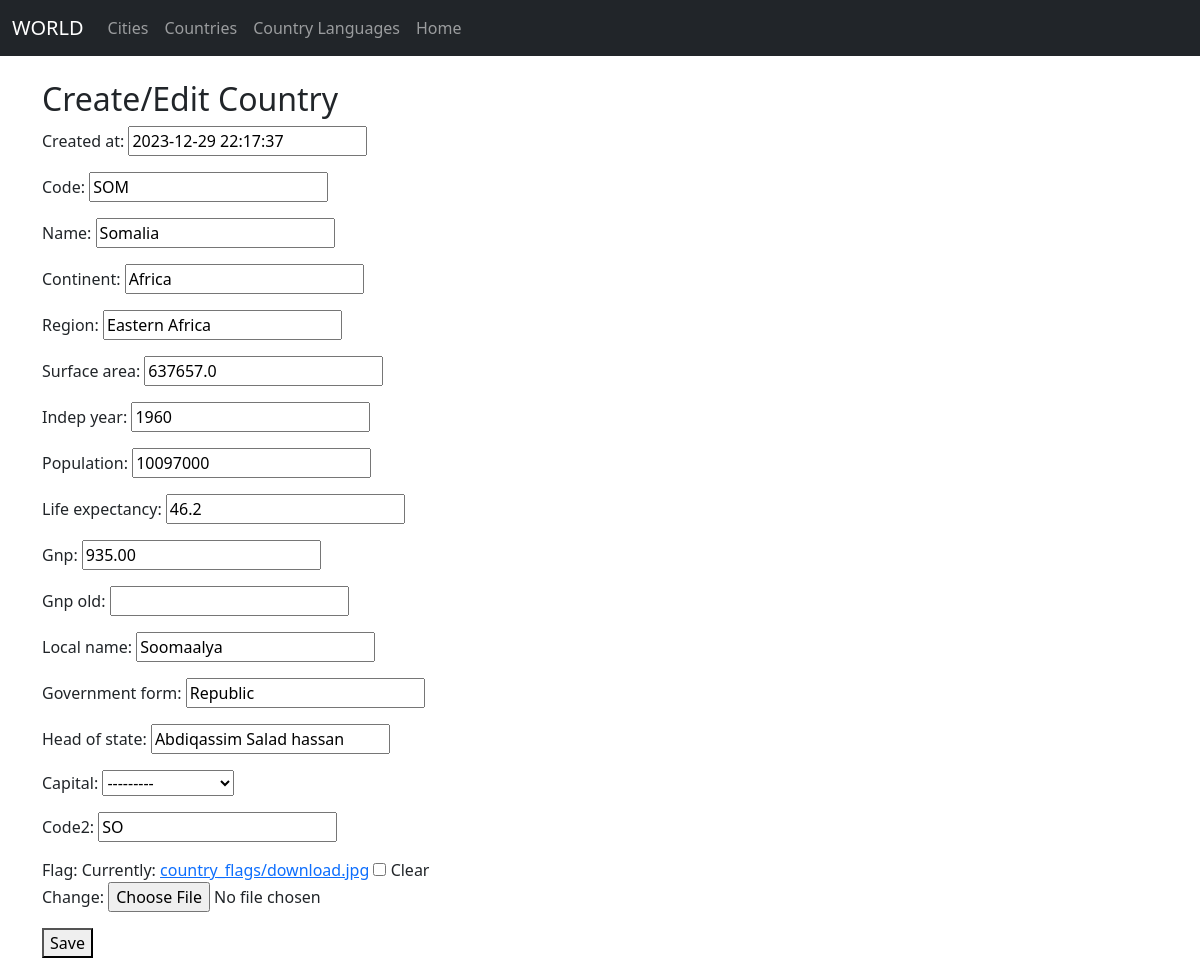
Screenshot of /country-languages/countries/5/edit/ with the database file from the repository.
### myapp/models.py (models this page shows, shortened)
class BaseModel(models.Model):
    created_at = models.DateTimeField(default=timezone.now)
    updated_at = models.DateTimeField(auto_now=True)
    class Meta:
        abstract = True
        app_label = 'myapp'

class Country(BaseModel):
    code = models.CharField(max_length=3, unique=True)
    name = models.CharField(max_length=100)
    continent = models.CharField(max_length=50)
    region = models.CharField(max_length=50)
    surface_area = models.FloatField()
    indep_year = models.IntegerField(null=True, blank=True)
    population = models.IntegerField()
    life_expectancy = models.FloatField(null=True, blank=True)
    gnp = models.DecimalField(max_digits=10, decimal_places=2, null=True, blank=True)
    gnp_old = models.DecimalField(max_digits=10, decimal_places=2, null=True, blank=True)
    local_name = models.CharField(max_length=100)
    government_form = models.CharField(max_length=100)
    head_of_state = models.CharField(max_length=100)
    capital = models.ForeignKey(City, on_delete=models.SET_NULL, null=True, blank=True)
    code2 = models.CharField(max_length=2)
    flag = models.ImageField(upload_to='country_flags/', null=True, blank=True)

class City(BaseModel):
    name = models.CharField(max_length=100)
    country_code = models.CharField(max_length=3)
    district = models.CharField(max_length=100)
    population = models.IntegerField()
    def __str__(self):
        return self.name

### myapp/views.py (the view)
# urls.py: path('countries/<int:pk>/edit/', country_update, name='country_update'),
def country_update(request, pk):
    country = get_object_or_404(Country, pk=pk)
    if request.method == 'POST':
        form = CountryForm(request.POST, instance=country)
        if form.is_valid():
            country = form.save()
            return redirect('country_detail', pk=country.pk)
    else:
        form = CountryForm(instance=country)
    return render(request, 'myapp/country_form.html', {'form': form, 'country': country})

### myapp/forms.py
class CountryForm(forms.ModelForm):
    class Meta:
        model = Country
        fields = '__all__'

### myapp/templates/myapp/country_form.html (shortened to what this page needs)
{% extends 'base.html' %}
{% block content %}
  <h2>Create/Edit Country</h2>
  <form method="post" action="{% if country.pk %}{% url 'country_update' pk=country.pk %}{% else %}{% url 'country_create' %}{% endif %}">
    {{ form.as_p }}
    <button type="submit">Save</button>
  </form>
{% endblock %}

### rows the page displays
Country: created_at "2023-12-29 22:17:37", code "SOM", name "Somalia", continent "Africa", region "Eastern Africa", surface_area "637657.0", indep_year "1960", population "10097000", life_expectancy "46.2", gnp "935.00", local_name "Soomaalya", government_form "Republic", head_of_state "Abdiqassim Salad hassan", capital "---------", code2 "SO"
